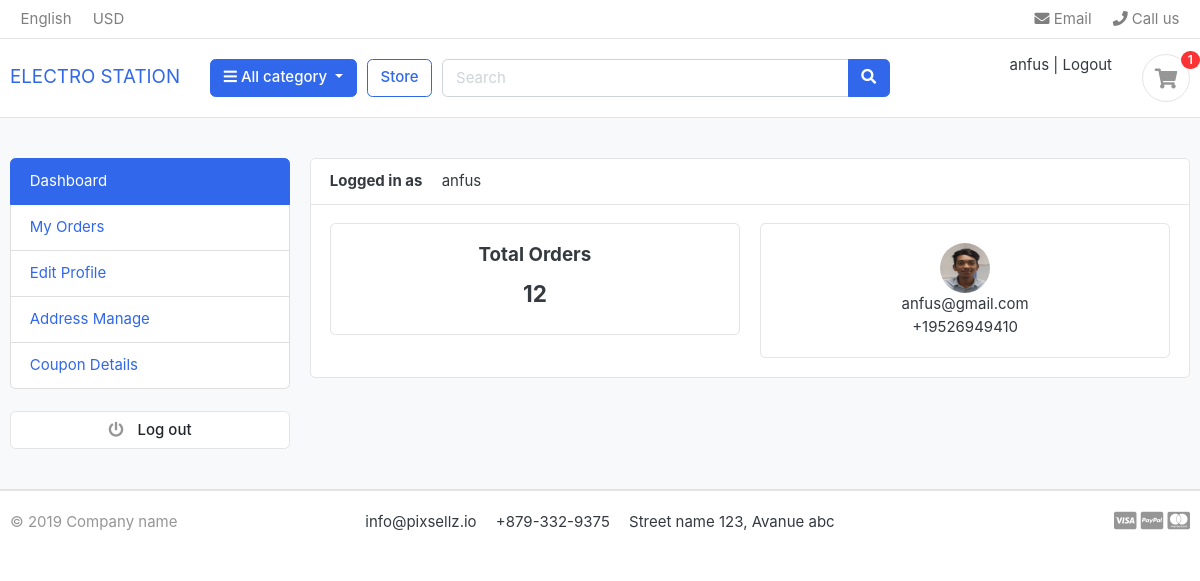
Screenshot of /orders/dashboard (signed in) with the database file from the repository.
### ecomapp/models.py (models this page shows, shortened)
class UserData(AbstractUser):
    email = models.EmailField(unique=True)
    phone = models.CharField(max_length=20)

class UserProfile(models.Model):
    user=models.OneToOneField(UserData,on_delete=models.CASCADE)
    address_line_1= models.CharField(blank=True,max_length=100)
    address_line_2= models.CharField(blank=True,max_length=100)
    profile_picture=models.ImageField(blank=True,upload_to="userprofile")
    city=models.CharField(blank=True,max_length=20)
    state=models.CharField(blank=True,max_length=20)
    country=models.CharField(blank=True,max_length=20)

### orders/views.py (the view)
# urls.py: path('dashboard',views.dashboard,name='dashboard'),
def dashboard(request):
    orders = Order.objects.order_by('-created_at').filter(user_id=request.user.id,is_ordered=True)
    orders_count=orders.count()
    userprofile=UserProfile.objects.get(user_id=request.user.id)
    context={
        'orders_count':orders_count,
        'userprofile':userprofile,
    }
    return render(request, 'dasboard.html',context)

### ecomapp/context_processors.py (called while the page is built)
def menu_link(request):
    links = Category.objects.all()
    return dict(links=links)

def counter(request):
    cart_count=0
    if 'admin' in request.path:
        return{}
    else:
        try:
            cart= Cart.objects.filter(cart_id=_cart_id(request))
            if request.user.is_authenticated:
                cart_items=CartItem.objects.all().filter(user=request.user)
            else:
                cart_items= CartItem.objects.all().filter(cart=cart[:1])
            for cart_item in cart_items:
                cart_count += cart_item.quantity
        except Cart.DoesNotExist:
            cart_count =0
    return dict(cart_count=cart_count)

### ecomapp/models.py (called while the page is built)
    def get_url(self):
        return reverse('product_by_category',args=[self.slug])

### ecomapp/views.py (called while the page is built)
def _cart_id(request):
    cart= request.session.session_key
    if not cart:
        cart=request.session.create()
    return cart

### templates/dasboard.html (shortened to what this page needs)
{% extends 'first.html' %}
{% block content %}
<section class="section-conten padding-y bg">
    <div class="container">
        <div class="row">
       {% include 'dashboard_sidebar.html' %}
        <main class="col-md-9">
            <article class="card">
            <header class="card-header">
                <strong class="d-inline-block mr-3">Logged in as</strong>
                <span>{{user.username}}</span>
            </header>
            <div class="card-body">
                <div class="row">
               <div class="col-md-6">
                   <div class="card" style="text-align: center;">
                   <div class="card-body">
                      <h5 class="card-title">Total Orders</h5>
                      <h4>{{orders_count}}</h4>
                   </div>
                   </div>
               </div>
               <div class="col-md-6">
                <div class="card" style="text-align: center;">
                <div class="card-body">
                   <img src="{{userprofile.profile_picture.url}}" alt="User Profile Picture" width="50" height="50" style="border-radius: 50%;">
                   <p class="mb-0">{{user.email}}</p>
                   <p>{{user.phone}}</p>
                </div>
                </div>
            </div>
                </div>
            </div>
            </article>
        </main>
    </div>
    </div>
    </section>
{% endblock %}

### templates/first.html (shortened to what this page needs)
{% load static %}
<!DOCTYPE HTML>
<html lang="en">
<head>
<link href="{% static 'css/bootstrap.css' %}" rel="stylesheet" type="text/css"/>
<link href="{%static  'fonts/fontawesome/css/all.min.css' %}" type="text/css" rel="stylesheet">
<link href="{%static 'css/ui.css' %}" rel="stylesheet" type="text/css"/>
<link href="{%static 'css/responsive.css' %}" rel="stylesheet" media="only screen and (max-width: 1200px)" />
</head>
<body>
<header class="section-header">
<nav class="navbar p-md-0 navbar-expand-sm navbar-light border-bottom">
<div class="container">
  <div class="collapse navbar-collapse" id="navbarTop4">
    <ul class="navbar-nav mr-auto">
    	<li class="nav-item dropdown">
		 	<a href="#" class="nav-link">   English </a>
		</li>
		<li class="nav-item dropdown">
			<a href="#" class="nav-link"> USD </a>
		</li>
    </ul>
    <ul class="navbar-nav">
		<li><a href="#" class="nav-link"> <i class="fa fa-envelope"></i> Email </a></li>
		<li><a href="#" class="nav-link"> <i class="fa fa-phone"></i> Call us </a></li>
	</ul>
  </div>
</div>
</nav>
<section class="header-main border-bottom">
	<div class="container">
<div class="row align-items-center">
	<div class="col-lg-2 col-md-3 col-6">
			<a class="navbar-brand" href="{% url 'index' %}">ELECTRO STATION</a>
	</div>
	<div class="col-lg col-sm col-md col-6 flex-grow-0">
		<div class="category-wrap dropdown d-inline-block float-right">
			<button type="button" class="btn btn-primary dropdown-toggle" data-toggle="dropdown">
				<i class="fa fa-bars"></i> All category
			</button>
		</div>
	</div>
	<a href="{% url 'store' %}" class="btn btn-outline-primary">Store</a>
	<div class="col-lg  col-md-6 col-sm-12 col">
		<form action="{% url 'search' %}" class="search" method="GET">
			<div class="input-group w-100">
			    <input type="text" name="keyword" class="form-control" style="width:60%;" placeholder="Search">
			    <div class="input-group-append">
			      <button class="btn btn-primary" type="submit">
			        <i class="fa fa-search"></i>
			      </button>
			    </div>
		    </div>
		</form>
	</div>
	<div class="col-lg-3 col-sm-6 col-8 order-2 order-lg-3">
		<div class="d-flex justify-content-end mb-3 mb-lg-0">
			<div class="widget-header">
				<div>
					{% if request.user.is_authenticated %}
					<a href="{% url 'dashboard' %}">{{request.user}}</a> <span class="dark-transp"> | </span>
					<a href="{% url 'user_logout' %}"> Logout</a>
					{% else %}
					<a href="{% url 'user_login' %}">Sign in</a> <span class="dark-transp"> | </span>
					<a href="{% url 'user_registration' %}"> Register</a>
					{% endif %}
				</div>
			</div>
			<a href="{% url 'cart' %}" class="widget-header pl-3 ml-3">
				<div class="icon icon-sm rounded-circle border"><i class="fa fa-shopping-cart"></i></div>
				<span class="badge badge-pill badge-danger notify">{{cart_count}}</span>
			</a>
		</div>
	</div>
</div>
	</div>
</section>
</header>
{% block content %}
{% endblock %}
<footer class="section-footer border-top">
	<div class="container">
		<section class="footer-bottom border-top row">
			<div class="col-md-2">
				<p class="text-muted"> &copy 2019 Company name </p>
			</div>
			<div class="col-md-8 text-md-center">
				<span  class="px-2">info@pixsellz.io</span>
				<span  class="px-2">+879-332-9375</span>
				<span  class="px-2">Street name 123, Avanue abc</span>
			</div>
			<div class="col-md-2 text-md-right text-muted">
				<i class="fab fa-lg fa-cc-visa"></i>
				<i class="fab fa-lg fa-cc-paypal"></i>
				<i class="fab fa-lg fa-cc-mastercard"></i>
			</div>
		</section>
	</div>
</footer>
</body>
</html>

### static/css/ui.css (style rules this page uses)
html { font-family: "Inter", sans-serif; font-size: 15px; }
.icon-xs, .icon-sm, .icon-md, .icon-lg { display: inline-block; text-align: center; flex-shrink: 0; flex-grow: 0; }
.icon-sm { width: 48px; height: 48px; line-height: 48px !important; font-size: 20px; }
.padding-y { padding-top: 40px; padding-bottom: 40px; }
article:after, .form-group:after { display: block; clear: both; content: ""; }
.bg { background-color: #f8f9fa; }
p:last-child { margin-bottom: 0; }
.header-main { position: relative; padding-top: 1rem; padding-bottom: 1rem; }
.widget-header { display: inline-block; vertical-align: middle; position: relative; }
.widget-header a { color: #343a40; }
.widget-header i { color: #969696; }
.widget-header .notify { position: absolute; top: -3px; right: -10px; }
.footer-bottom { padding-top: 20px; padding-bottom: 20px; }
.notify { position: absolute; top: -4px; right: -10px; display: inline-block; padding: 0.25em 0.6em; font-size: 12px; line-height: 1; text-align: center; border-radius: 3rem; color: #fff; background-color: #fa3434; }

### rows the page displays
UserData: user "anfus", username "anfus", email "anfus@gmail.com", phone "+19526949410"
UserProfile: profile_picture (picture)

### other values shown
{{ cart_count }} "1"
{{ orders_count }} "12"
